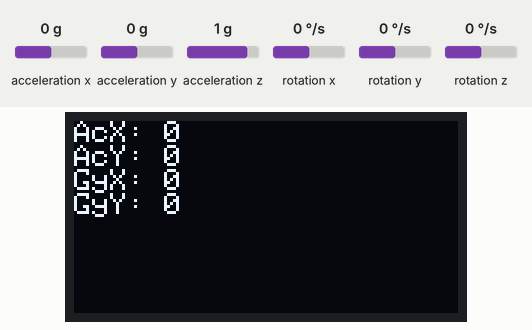
Simulated run of this sketch. Board: Arduino Uno, built with avr-gcc and run on an emulated ATmega328P. Parts: 128×64 one-colour display. Wiring (inferred from the names in the program): MPU-6050 motion sensor at I2C address 0x68. The test bench sets the inputs (shaded band); at power-on: acceleration x 0 g, acceleration y 0 g, rotation x 0 °/s, rotation y 0 °/s, acceleration z 1 g, rotation z 0 °/s.

Above: at 1.2 s.
1.3 s: acceleration x set to -1.4 g
At 2.3 s:
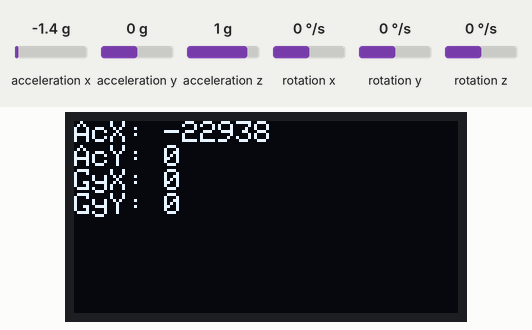
2.8 s: acceleration y set to -1.4 g
At 3.9 s:
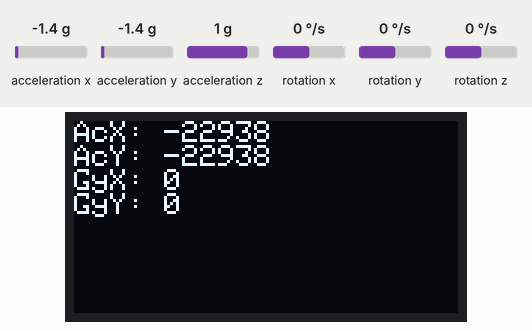
4.3 s: rotation x set to -192 °/s
At 5.5 s:
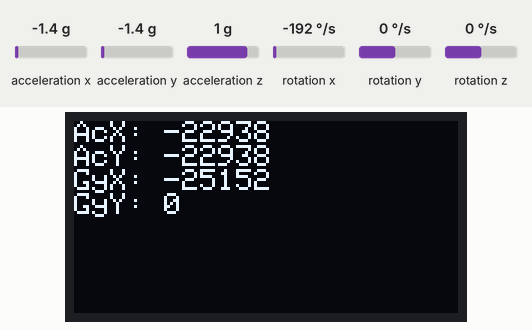
5.8 s: rotation y set to -192 °/s
At 7.1 s:
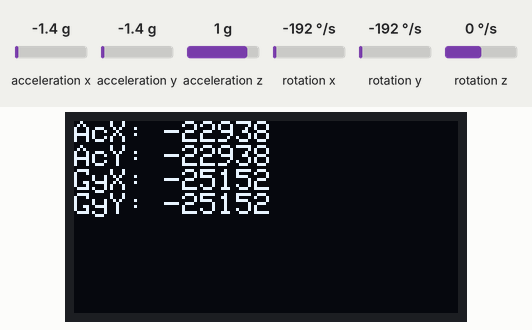
Timing chart, 0 to 8.3 s (numbered marks = the images above; inputs shaded):
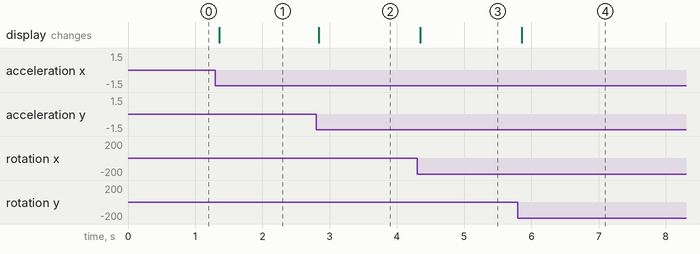

The sketch:

gaitTracker.ino
```cpp
#include <SPI.h>
#include <Wire.h>
#include <SoftwareSerial.h>
#include <Adafruit_GFX.h>
#include <Adafruit_SSD1306.h>
#include <math.h>

#define OLED_RESET 8
#define LED_PIN 4
#define SCROLL_PIN 8
Adafruit_SSD1306 display(OLED_RESET);

#if (SSD1306_LCDHEIGHT != 64)
#error("Height incorrect, please fix Adafruit_SSD1306.h!");
#endif

// OLED I2C bus address
#define OLED_address  0x3c

//MPU
const int MPU=0x68;  // I2C address of the MPU-6050
int16_t AcX,AcY,AcZ,Tmp,GyX,GyY,GyZ;

void setup(){

  display.begin(SSD1306_SWITCHCAPVCC, 0x3c);  // initialize with the I2C addr 0x3D (for the 128x64)
  display.clearDisplay();

  Wire.begin();

  // Initialize MPU
  //Wire.beginTransmission(MPU);
  //Wire.write(0x6B);  // PWR_MGMT_1 register
  //Wire.write(0);     // set to zero (wakes up the MPU-6050)
  //Wire.endTransmission(true);

}

void loop(){

  Wire.beginTransmission(MPU);
  Wire.write(0x3B);  // starting with register 0x3B (ACCEL_XOUT_H)
  Wire.endTransmission(true);
  Wire.requestFrom(MPU,14,true);  // request a total of 14 registers
  AcX=Wire.read()<<8|Wire.read();  // 0x3B (ACCEL_XOUT_H) & 0x3C (ACCEL_XOUT_L)
  AcY=Wire.read()<<8|Wire.read();  // 0x3D (ACCEL_YOUT_H) & 0x3E (ACCEL_YOUT_L)
  AcZ=Wire.read()<<8|Wire.read();  // 0x3F (ACCEL_ZOUT_H) & 0x40 (ACCEL_ZOUT_L)
  Tmp=Wire.read()<<8|Wire.read();  // 0x41 (TEMP_OUT_H) & 0x42 (TEMP_OUT_L)
  GyX=Wire.read()<<8|Wire.read();  // 0x43 (GYRO_XOUT_H) & 0x44 (GYRO_XOUT_L)
  GyY=Wire.read()<<8|Wire.read();  // 0x45 (GYRO_YOUT_H) & 0x46 (GYRO_YOUT_L)
  GyZ=Wire.read()<<8|Wire.read();  // 0x47 (GYRO_ZOUT_H) & 0x48 (GYRO_ZOUT_L)
  // text display tests
  display.clearDisplay();
  display.setTextSize(1);
  display.setTextColor(WHITE);
  display.setCursor(0,0);
  //Display ACC
  display.print("AcX: ");
  display.println(AcX);
  display.print("AcY: ");
  display.println(AcY);
  //Display gyro
  display.print("GyX: ");
  display.println(GyX);
  display.print("GyY: ");
  display.println(GyY);
  display.display();

}
```

Measured:
- after the input at 1.3 s, the display: changes after 0.05 s (image 1)
- after the input at 2.8 s, the display: changes at once (image 2)
- after the input at 4.3 s, the display: changes after 0.05 s (image 3)
- after the input at 5.8 s, the display: changes after 0.06 s (image 4)
